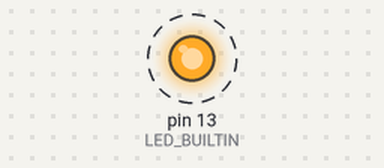
Recording of a sketch running on a simulated Arduino Uno, built with avr-gcc and run on an emulated ATmega328P. Shown: output pins drawn as LEDs (lit = HIGH). Dashed ring = blinking.

Above: at 0.15 s.
Timing chart, 0 to 3.0 s (numbered marks = the images above):
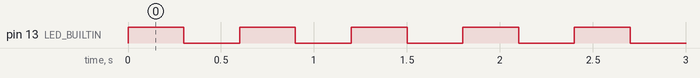

Measured:
- by itself, pin 13 (LED_BUILTIN): alternates HIGH for 0.30 s and LOW for 0.30 s

The sketch:

blink.ino
```cpp
// Функция setup() срабатывает один раз, при подключении или перезагрузке!
void setup() {
    // Инициализируем режим порта встроенного светодиода на выход
    pinMode(LED_BUILTIN, OUTPUT);
}

int waitTime = 300;

// Функуия loop() срабатывает снова и снова, в бесконечном цикле!
void loop() {
    digitalWrite(LED_BUILTIN, HIGH); // Вкл. светодиод (HIGH -- высокий ур. напряжения)
    delay(waitTime); // Ждём заданное число мс
    digitalWrite(LED_BUILTIN, LOW); // Выкл. светодиод (LOW -- низкий ур. напряжения)
    delay(waitTime); // Ждём заданное число мс
}
```
